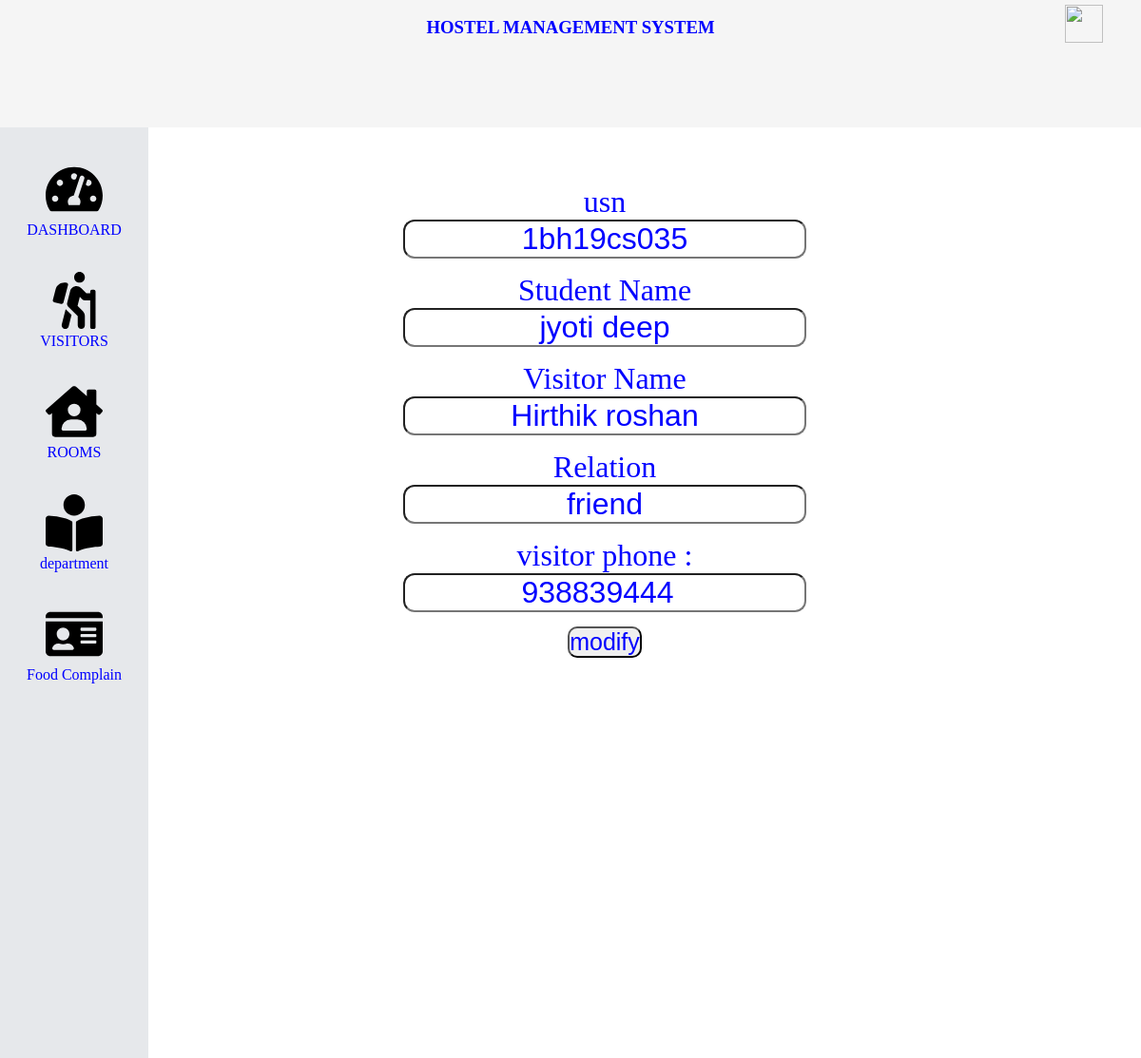
The page /visitoredit.php?id=1bh19cs035 on the database its author committed.
### tables this page shows
CREATE TABLE `visitor` (
  `usn` varchar(10) DEFAULT NULL,
  `studentname` varchar(40) DEFAULT NULL,
  `visitorname` varchar(40) DEFAULT NULL,
  `relation` varchar(50) DEFAULT NULL,
  `visitorphoneno` int(10) DEFAULT NULL
);

### visitoredit.php (the view, shortened to what this page needs)
<?php
include 'dashboard.php';
if (isset($_GET['id'])) {
    $id = $_GET['id'];
    $sql = "select * from visitor where usn = '$id'";
    $res = mysqli_query($conn, $sql);
    if ($res) {
        $count = mysqli_num_rows($res);
        if ($count >= 1) {
            $row = mysqli_fetch_assoc($res);
            $usn = $row['usn'];
            $sname = $row['studentname'];
            $vname = $row['visitorname'];
            $relation = $row['relation'];
            $vphone = $row['visitorphoneno'];
        }
    }
}
?>
<div class="maincontent">
    <div class="modifydiv" style="width:80vw;height:90vh;text-align:center;margin-top:60px">
        <form method="post" action="">
            <label style="font-size: 32px;margin-bottom:15px" class="modifyinput" for="usn">usn</label><br>
            <input style="font-size: 32px;margin-bottom:15px;border-radius:12px;text-align:center" type="text" name="usn" id="usn" value="<?php echo $usn; ?>"><br>
            <label style=" font-size: 32px;margin-bottom:15px" class="modifyinput" for="sname">Student Name</label><br>
            <input style="font-size: 32px;margin-bottom:15px;border-radius:12px;text-align:center" type="text" name="sname" id="sname" value="<?php echo $sname; ?>"><br>
            <label style="font-size: 32px;margin-bottom:15px" class="modifyinput" for="vname">Visitor Name</label><br>
            <input style="font-size: 32px;margin-bottom:15px;border-radius:12px;text-align:center" type="text" name="vname" id="vname" value="<?php echo $vname; ?>"><br>
            <label style="font-size: 32px;margin-bottom:15px;border-radius:12px" for="relation">Relation</label><br>
            <input style="font-size: 32px;margin-bottom:15px;border-radius:12px;text-align:center" type="text" name="relation" id="relation" value="<?php echo $relation; ?>"><br>
            <label style="font-size: 32px;margin-bottom:15px;border-radius:12px" for="vphoneno">visitor phone :</label><br>
            <input style="font-size: 32px;margin-bottom:15px;border-radius:12px;text-align:center" type="number" name="vphoneno" id="vphoneno" value="<?php echo $vphone; ?>"><br>
            <button style="font-size: 25px;margin-bottom:15px;border-radius:10px" type="submit" value="submit" name="submit">modify </button>
        </form>
    </div>
    </body>
    </html>

### css/dashboard.css (style rules this page uses)
* { color: blue; margin: 0; padding: 0; }
.maincontent { background-color: white; width: 87%; height: 95vh; }

### dashboard.php (style rules this page uses)
.maincontent { width: 87vw; height: 100%; overflow: scroll; }

### rows shown on the page
visitor: usn "1bh19cs035", sname "jyoti deep", vname "Hirthik roshan", relation "friend", vphoneno "938839444"
